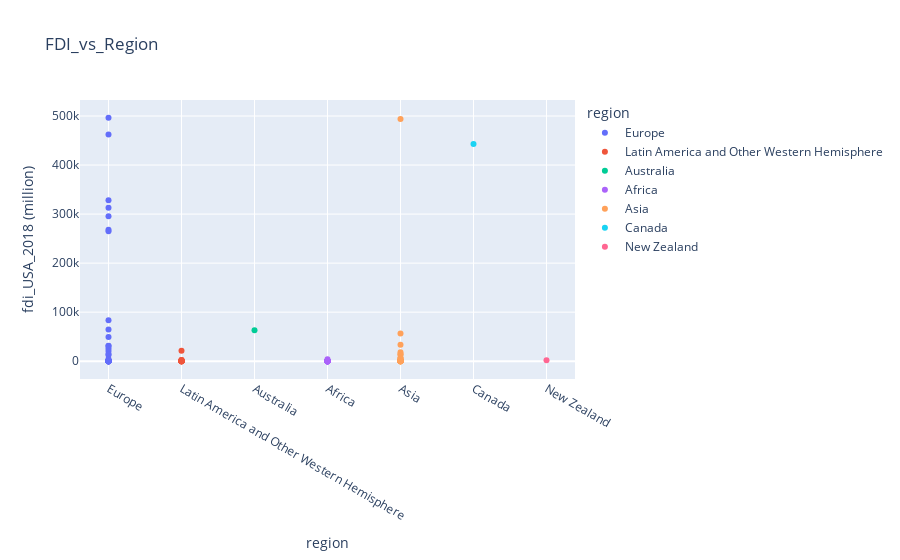

Notebook code for this chart:
### Code cell
data = px.scatter(df, x='region', y='fdi_USA_2018 (million)', color='region', title='FDI_vs_Region')

data.show()

### Figure 1 — Plotly figure (JSON) as saved in the notebook; plotly's stock layout.template omitted (floating-point values rounded to 4 significant figures)
{"data": [{"hovertemplate": "region=%{x}<br>fdi_USA_2018 (million)=%{y}<extra></extra>", "legendgroup": "Europe ", "marker": {"color": "#636efa", "symbol": "circle"}, "mode": "markers", "name": "Europe ", "orientation": "v", "showlegend": true, "type": "scatter", "x": ["Europe ", "Europe ", "Europe ", "Europe ", "Europe ", "Europe ", "Europe ", "Europe ", "Europe ", "Europe ", "Europe ", "Europe ", "Europe ", "Europe ", "Europe ", "Europe ", "Europe ", "Europe ", "Europe ", "Europe ", "Europe ", "Europe ", "Europe ", "Europe ", "Europe ", "Europe ", "Europe ", "Europe ", "Europe ", "Europe ", "Europe ", "Europe ", "Europe ", "Europe ", "Europe ", "Europe ", "Europe ", "Europe ", "Europe "], "xaxis": "x", "y": [0, 3, 12392, -2, 4, 64661, 0, 19, 323, 20654, 14464, 268169, 0, 328124, 639, 31730, 265004, 30749, 0, 0, -4, 312976, 1557, 0, 462303, 26007, 1056, 3, 4455, 3, 14, 6, 83379, 49546, 295783, 2175, -3, 496622, 0], "yaxis": "y"}, {"hovertemplate": "region=%{x}<br>fdi_USA_2018 (million)=%{y}<extra></extra>", "legendgroup": "Latin America and Other Western Hemisphere", "marker": {"color": "#EF553B", "symbol": "circle"}, "mode": "markers", "name": "Latin America and Other Western Hemisphere", "orientation": "v", "showlegend": true, "type": "scatter", "x": ["Latin America and Other Western Hemisphere", "Latin America and Other Western Hemisphere", "Latin America and Other Western Hemisphere", "Latin America and Other Western Hemisphere", "Latin America and Other Western Hemisphere", "Latin America and Other Western Hemisphere", "Latin America and Other Western Hemisphere", "Latin America and Other Western Hemisphere", "Latin America and Other Western Hemisphere", "Latin America and Other Western Hemisphere", "Latin America and Other Western Hemisphere", "Latin America and Other Western Hemisphere", "Latin America and Other Western Hemisphere", "Latin America and Other Western Hemisphere", "Latin America and Other Western Hemisphere", "Latin America and Other Western Hemisphere"], "xaxis": "x", "y": [3, 822, 12, 2514, 2573, 140, -211, 30, 16, 21050, -8, -9, 195, -1, -7, 538], "yaxis": "y"}, {"hovertemplate": "region=%{x}<br>fdi_USA_2018 (million)=%{y}<extra></extra>", "legendgroup": "Australia", "marker": {"color": "#00cc96", "symbol": "circle"}, "mode": "markers", "name": "Australia", "orientation": "v", "showlegend": true, "type": "scatter", "x": ["Australia"], "xaxis": "x", "y": [63070], "yaxis": "y"}, {"hovertemplate": "region=%{x}<br>fdi_USA_2018 (million)=%{y}<extra></extra>", "legendgroup": "Africa", "marker": {"color": "#ab63fa", "symbol": "circle"}, "mode": "markers", "name": "Africa", "orientation": "v", "showlegend": true, "type": "scatter", "x": ["Africa", "Africa", "Africa", "Africa", "Africa", "Africa", "Africa", "Africa", "Africa", "Africa", "Africa", "Africa", "Africa", "Africa", "Africa", "Africa", "Africa", "Africa", "Africa", "Africa", "Africa", "Africa", "Africa", "Africa", "Africa"], "xaxis": "x", "y": [0, 0, -1, 0, -2, 0, 0, -43, 0, -4, -5, 0, 487, -22, -1, 2, 81, 0, 1, 0, 4013, 1, 0, -6, -3], "yaxis": "y"}, {"hovertemplate": "region=%{x}<br>fdi_USA_2018 (million)=%{y}<extra></extra>", "legendgroup": "Asia", "marker": {"color": "#FFA15A", "symbol": "circle"}, "mode": "markers", "name": "Asia", "orientation": "v", "showlegend": true, "type": "scatter", "x": ["Asia", "Asia", "Asia", "Asia", "Asia", "Asia", "Asia", "Asia", "Asia", "Asia", "Asia", "Asia", "Asia", "Asia", "Asia", "Asia", "Asia", "Asia", "Asia", "Asia", "Asia", "Asia", "Asia", "Asia", "Asia"], "xaxis": "x", "y": [4, 33543, 13159, 5127, 344, 13982, 493763, -218, 56612, 1276, 0, 19, 1218, -1, 3, 15, 167, 0, 361, 6912, 18267, 0, 2136, 5530, 59], "yaxis": "y"}, {"hovertemplate": "region=%{x}<br>fdi_USA_2018 (million)=%{y}<extra></extra>", "legendgroup": "Canada", "marker": {"color": "#19d3f3", "symbol": "circle"}, "mode": "markers", "name": "Canada", "orientation": "v", "showlegend": true, "type": "scatter", "x": ["Canada"], "xaxis": "x", "y": [442802], "yaxis": "y"}, {"hovertemplate": "region=%{x}<br>fdi_USA_2018 (million)=%{y}<extra></extra>", "legendgroup": "New Zealand", "marker": {"color": "#FF6692", "symbol": "circle"}, "mode": "markers", "name": "New Zealand", "orientation": "v", "showlegend": true, "type": "scatter", "x": ["New Zealand"], "xaxis": "x", "y": [2107], "yaxis": "y"}], "layout": {"autosize": true, "legend": {"title": {"text": "region"}, "tracegroupgap": 0}, "title": {"text": "FDI_vs_Region"}, "xaxis": {"anchor": "y", "autorange": true, "categoryarray": ["Europe ", "Latin America and Other Western Hemisphere", "Australia", "Africa", "Asia", "Canada", "New Zealand"], "categoryorder": "array", "domain": [0, 1], "range": [-0.3799, 6.38], "title": {"text": "region"}, "type": "category"}, "yaxis": {"anchor": "x", "autorange": true, "domain": [0, 1], "range": [-42990.0, 539400.0], "title": {"text": "fdi_USA_2018 (million)"}, "type": "linear"}}}
